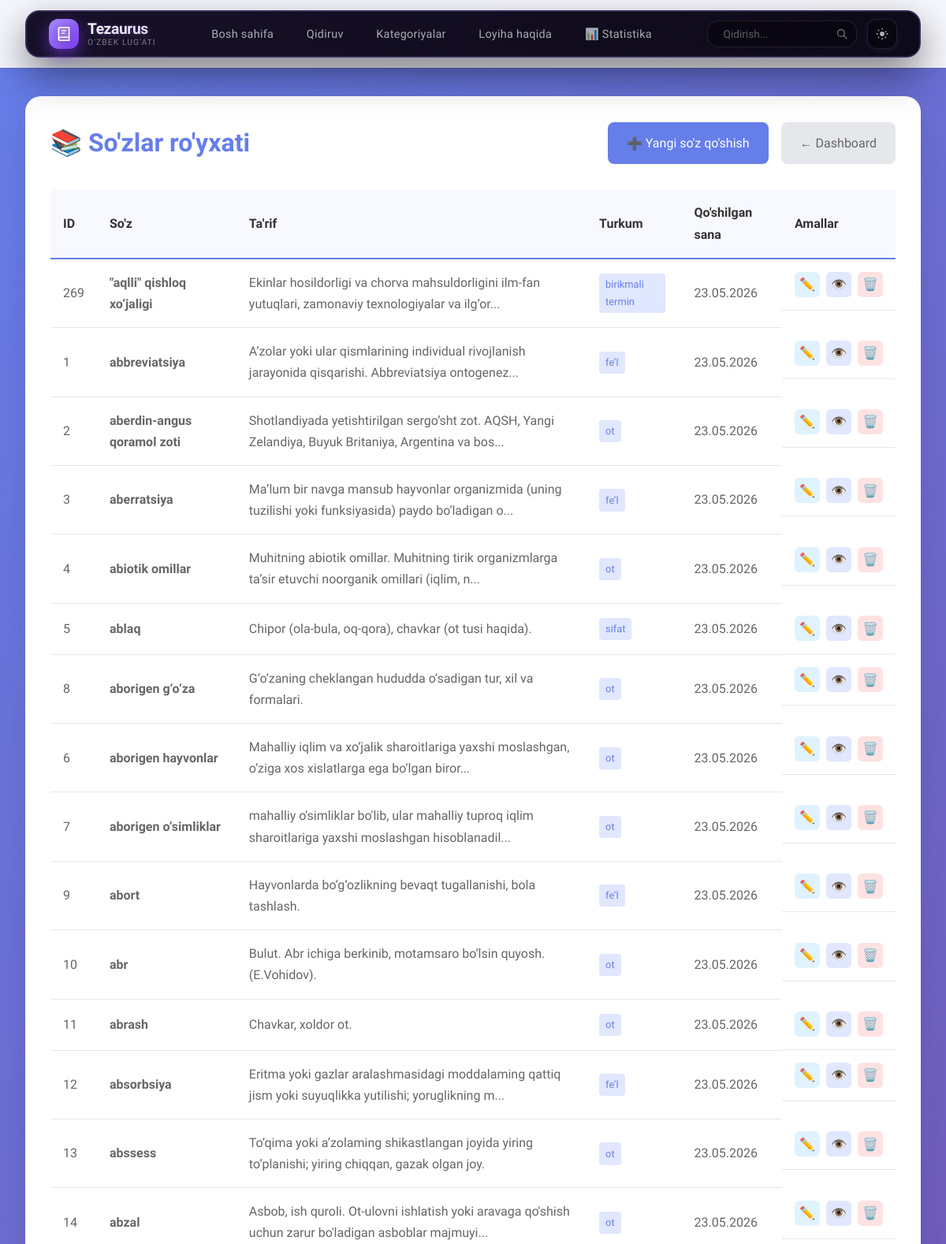
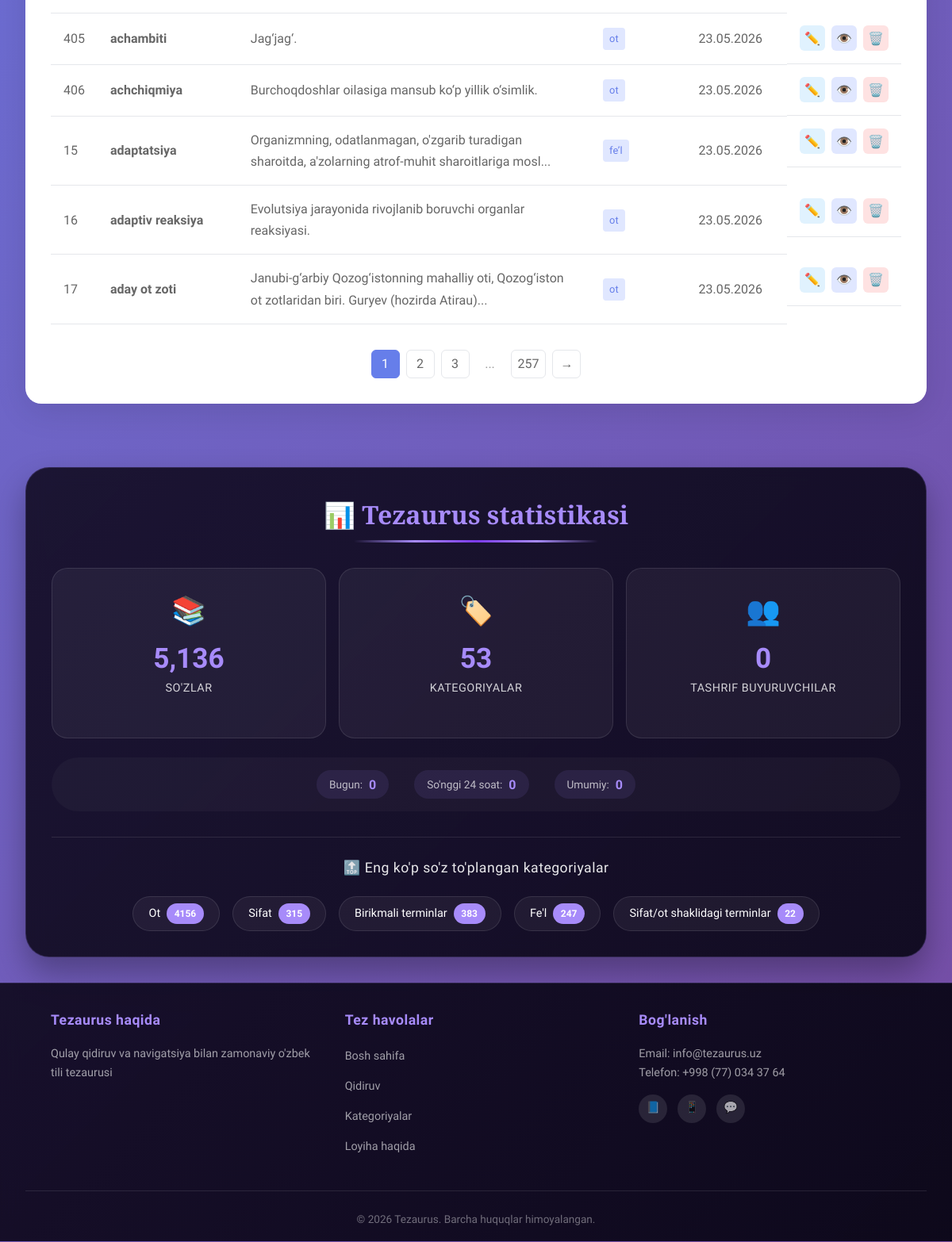
/admin/words (signed in), run on the app's committed database (2 pictures, top to bottom).
### models.py (models this page shows, shortened)
class Word(db.Model):
    id = db.Column(db.Integer, primary_key=True)
    word = db.Column(db.String(100), nullable=False, index=True)  # unique=True ni olib tashladik!
    definition = db.Column(db.Text, nullable=False)
    etymology = db.Column(db.Text)
    translation_en = db.Column(db.String(200))
    categories = db.relationship('WordCategory', backref='word_item', lazy='dynamic', cascade='all, delete-orphan')
    synonyms = db.relationship('WordSynonym', backref='word_item', lazy='dynamic', cascade='all, delete-orphan')
    antonyms = db.relationship('WordAntonym', backref='word_item', lazy='dynamic', cascade='all, delete-orphan')
    hyperonyms = db.relationship('WordHyperonym', backref='word_item', lazy='dynamic', cascade='all, delete-orphan')
    hyponyms = db.relationship('WordHyponym', backref='word_item', lazy='dynamic', cascade='all, delete-orphan')
    holonyms = db.relationship('WordHolonym', backref='word_item', lazy='dynamic', cascade='all, delete-orphan')
    meronyms = db.relationship('WordMeronym', backref='word_item', lazy='dynamic', cascade='all, delete-orphan')
    homonyms = db.relationship('WordHomonym', backref='word_item', lazy='dynamic', cascade='all, delete-orphan')
    paronyms = db.relationship('WordParonym', backref='word_item', lazy='dynamic', cascade='all, delete-orphan')
    usage_areas = db.relationship('WordUsageArea', backref='word_item', lazy='dynamic', cascade='all, delete-orphan')
    created_at = db.Column(db.DateTime, default=datetime.utcnow)
    updated_at = db.Column(db.DateTime, default=datetime.utcnow, onupdate=datetime.utcnow)

class WordCategory(db.Model):
    __tablename__ = 'word_category'
    id = db.Column(db.Integer, primary_key=True)
    word_id = db.Column(db.Integer, db.ForeignKey('word.id'), nullable=False)
    category = db.Column(db.String(50), nullable=False, index=True)

### admin.py (the view)
@admin_bp.route('/words')
@admin_required
def words():
    page = request.args.get('page', 1, type=int)
    words = Word.query.order_by(Word.word).paginate(page=page, per_page=20)
    return render_template('admin/words.html', words=words)

### admin.py (called while the page is built)
def admin_required(f):
    @wraps(f)
    def decorated_function(*args, **kwargs):
        if not current_user.is_authenticated or not current_user.is_admin:
            flash('Bu sahifaga kirish uchun admin huquqlari kerak', 'danger')
            return redirect(url_for('admin.login'))
        return f(*args, **kwargs)
    return decorated_function

@admin_bp.context_processor
def inject_now():
    return {'now': datetime.now}

@admin_bp.context_processor
def inject_admin_data():
    return {
        'words_count': Word.query.count()
    }

### app.py (called while the page is built)
@login_manager.user_loader
def load_user(user_id):
    from models import User
    return User.query.get(int(user_id))

@app.before_request
def track_visit():
    pass  # Временно отключено для стабильности

@app.context_processor
def inject_globals():
    from models import Word, WordCategory, WordSynonym
    try:
        total_words = Word.query.count()
        total_categories = db.session.query(WordCategory.category).distinct().count()
        total_synonyms = WordSynonym.query.count()
    except Exception:
        total_words = total_categories = total_synonyms = 0
    return dict(
        is_admin=False,
        current_user=None,
        total_words=total_words,
        total_categories=total_categories,
        total_synonyms=total_synonyms
    )

### templates/admin/words.html (shortened to what this page needs)
{% extends "base.html" %}
{% block content %}
<div class="admin-words-container">
    <div class="admin-header">
        <h1>📚 So'zlar ro'yxati</h1>
        <div class="admin-actions">
            <a href="{{ url_for('admin.add_word') }}" class="btn-primary">➕ Yangi so'z qo'shish</a>
            <a href="{{ url_for('admin.dashboard') }}" class="btn-secondary">← Dashboard</a>
        </div>
    </div>
    <div class="words-table-container">
        <table class="words-table">
            <thead>
                <tr>
                    <th>ID</th>
                    <th>So'z</th>
                    <th>Ta'rif</th>
                    <th>Turkum</th>
                    <th>Qo'shilgan sana</th>
                    <th>Amallar</th>
                </tr>
            </thead>
            <tbody>
                {% for word in words.items %}
                <tr>
                    <td>{{ word.id }}</td>
                    <td><strong>{{ word.word }}</strong></td>
                    <td>{{ word.definition[:100] }}{% if word.definition|length > 100 %}...{% endif %}</td>
                    <td>
                        {% for cat in word.categories[:2] %}
                            <span class="category-badge">{{ cat.category }}</span>
                        {% endfor %}
                    </td>
                    <td>{{ word.created_at.strftime('%d.%m.%Y') }}</td>
                    <td class="actions">
                        <a href="{{ url_for('admin.edit_word', word_id=word.id) }}" class="action-btn edit" title="Tahrirlash">✏️</a>
                        <a href="{{ url_for('word_detail', word=word.word) }}" class="action-btn view" title="Ko'rish" target="_blank">👁️</a>
                        <a href="{{ url_for('admin.delete_word', word_id=word.id) }}"
                           class="action-btn delete"
                           title="O'chirish"
                           onclick="return confirm('Bu so\'zni o\'chirishni tasdiqlaysizmi?')">🗑️</a>
                    </td>
                </tr>
                {% endfor %}
            </tbody>
        </table>
    </div>
    {% if words.pages > 1 %}
    <div class="pagination">
        {% for page_num in words.iter_pages(left_edge=1, right_edge=1, left_current=2, right_current=2) %}
            {% if page_num %}
                {% if page_num == words.page %}
                    <span class="page-link current">{{ page_num }}</span>
                {% else %}
                    <a href="{{ url_for('admin.words', page=page_num) }}" class="page-link">{{ page_num }}</a>
                {% endif %}
            {% else %}
                <span class="page-link dots">...</span>
            {% endif %}
        {% endfor %}
        {% if words.has_next %}
            <a href="{{ url_for('admin.words', page=words.next_num) }}" class="page-link">→</a>
        {% endif %}
    </div>
    {% endif %}
</div>
{% endblock %}

### static/css/style.css (style rules this page uses)
:root { --primary: #667eea; --primary-dark: #4f46e5; --primary-light: #a5b4fc; --accent: #f59e0b; --bg-body: linear-gradient(135deg, #667eea 0%, #764ba2 100%); --bg-card: #ffffff; --bg-card-alt: #f8f9ff; --text-main: #1a1a2e; --text-muted: #6b7280; --border: #e5e7eb; --shadow-sm: 0 2px 8px rgba(102, 126, 234, 0.12); --shadow-md: 0 8px 30px rgba(102, 126, 234, 0.18); --shadow-lg: 0 20px 60px rgba(102, 126, 234, 0.25); --navbar-bg: rgba(255, 255, 255, 0.95); --footer-bg: #1a1a2e; --radius: 16px; --font-display: 'Playfair Display', Georgia, serif; --font-body: 'DM Sans', system-ui, sans-serif; --transition: 0.3s cubic-bezier(0.4, 0, 0.2, 1); }
*, *::before, *::after { margin: 0; padding: 0; box-sizing: border-box; }
body { font-family: var(--font-body); line-height: 1.7; color: var(--text-main); background: var(--bg-body); min-height: 100vh; display: flex; flex-direction: column; transition: background var(--transition), color var(--transition); }

### templates/base.html (style rules this page uses)
* { margin: 0; padding: 0; box-sizing: border-box; }
body { font-family: 'Sora', sans-serif; background: linear-gradient(135deg, #667eea 0%, #764ba2 100%); min-height: 100vh; padding-top: 90px; display: flex; flex-direction: column; }

### templates/admin/words.html (style rules this page uses)
.admin-words-container { background: white; border-radius: 20px; padding: 2rem; box-shadow: 0 10px 40px rgba(0,0,0,0.1); }
.admin-header { display: flex; justify-content: space-between; align-items: center; margin-bottom: 2rem; flex-wrap: wrap; gap: 1rem; }
.admin-header h1 { color: #667eea; font-size: 2rem; }
.admin-actions { display: flex; gap: 1rem; }
.btn-primary { padding: 0.8rem 1.5rem; background: #667eea; color: white; text-decoration: none; border-radius: 8px; transition: all 0.3s; }
.btn-secondary { padding: 0.8rem 1.5rem; background: #e5e7eb; color: #666; text-decoration: none; border-radius: 8px; transition: all 0.3s; }
.words-table-container { overflow-x: auto; }
.words-table { width: 100%; border-collapse: collapse; }
.words-table th { background: #f8f9ff; padding: 1rem; text-align: left; color: #333; font-weight: 600; border-bottom: 2px solid #667eea; }
.words-table td { padding: 1rem; border-bottom: 1px solid #e5e7eb; color: #666; }
.category-badge { display: inline-block; padding: 0.2rem 0.5rem; background: #e0e7ff; color: #667eea; border-radius: 4px; font-size: 0.8rem; margin-right: 0.3rem; }
.actions { display: flex; gap: 0.5rem; }
.action-btn { display: inline-flex; align-items: center; justify-content: center; width: 32px; height: 32px; border-radius: 6px; text-decoration: none; transition: all 0.3s; }
.action-btn.edit { background: #e0f2fe; color: #0284c7; }
.action-btn.view { background: #e0e7ff; color: #667eea; }
.action-btn.delete { background: #fee2e2; color: #ef4444; }
.pagination { display: flex; justify-content: center; gap: 0.5rem; margin-top: 2rem; }
.page-link { display: inline-flex; align-items: center; justify-content: center; min-width: 36px; height: 36px; padding: 0 0.5rem; border: 1px solid #e5e7eb; border-radius: 6px; color: #666; text-decoration: none; transition: all 0.3s; }
.page-link.current { background: #667eea; color: white; border-color: #667eea; }
.page-link.dots { border: none; color: #999; }

### data on the page
Word: id "269", word "\"aqlli\" qishloq xo‘jaligi", definition "Ekinlar hosildorligi va chorva mahsuldorligini ilm-fan yutuqlari, zamonaviy texnologiyalar va ilg‘or", created_at "23.05.2026"
WordCategory: category "birikmali termin"
Word: id "1", word "abbreviatsiya", definition "A’zolar yoki ular qismlarining individual rivojlanish jarayonida qisqarishi. Abbreviatsiya ontogenez", created_at "23.05.2026"
WordCategory: category "fe’l"
Word: id "2", word "aberdin-angus qoramol zoti", definition "Shotlandiyada yetishtirilgan sergo’sht zot. AQSH, Yangi Zelandiya, Buyuk Britaniya, Argentina va bos", created_at "23.05.2026"
WordCategory: category "ot"
Word: id "3", word "aberratsiya", definition "Ma’lum bir navga mansub hayvonlar organizmida (uning tuzilishi yoki funksiyasida) paydo bo‘ladigan o", created_at "23.05.2026"
WordCategory: category "fe’l"
Word: id "4", word "abiotik omillar", definition "Muhitning abiotik omillar. Muhitning tirik organizmlarga ta’sir etuvchi noorganik omillari (iqlim, n", created_at "23.05.2026"
WordCategory: category "ot"
Word: id "5", word "ablaq", definition "Chipor (ola-bula, oq-qora), chavkar (ot tusi haqida).", created_at "23.05.2026"
WordCategory: category "sifat"
Word: id "8", word "aborigen g‘o‘za", definition "G‘o‘zaning cheklangan hududda o‘sadigan tur, xil va formalari.", created_at "23.05.2026"
WordCategory: category "ot"
Word: id "6", word "aborigen hayvonlar", definition "Mahalliy iqlim va xo‘jalik sharoitlariga yaxshi moslashgan, o‘ziga xos xislatlarga ega bo‘lgan biror", created_at "23.05.2026"
WordCategory: category "ot"
Word: id "7", word "aborigen o‘simliklar", definition "mahalliy o'simliklar bo'lib, ular mahalliy tuproq iqlim sharoitlariga yaxshi moslashgan hisoblanadil", created_at "23.05.2026"
WordCategory: category "ot"
Word: id "9", word "abort", definition "Hayvonlarda bo‘g‘ozlikning bevaqt tugallanishi, bola tashlash.", created_at "23.05.2026"
WordCategory: category "fe’l"
Word: id "10", word "abr", definition "Bulut. Abr ichiga berkinib, motamsaro bo‘lsin quyosh. (E.Vohidov).", created_at "23.05.2026"
WordCategory: category "ot"
Word: id "11", word "abrash", definition "Chavkar, xoldor ot.", created_at "23.05.2026"
WordCategory: category "ot"
Word: id "12", word "absorbsiya", definition "Eritma yoki gazlar aralashmasidagi moddalaming qattiq jism yoki suyuqlikka yutilishi; yoruglikning m", created_at "23.05.2026"
WordCategory: category "fe’l"
Word: id "13", word "abssess", definition "To‘qima yoki a’zolaming shikastlangan joyida yiring to’planishi; yiring chiqqan, gazak olgan joy.", created_at "23.05.2026"
WordCategory: category "ot"
Word: id "14", word "abzal", definition "Asbob, ish quroli. Ot-ulovni ishlatish yoki aravaga qo'shish uchun zarur bo'ladigan asboblar majmuyi", created_at "23.05.2026"
WordCategory: category "ot"
Word: id "405", word "achambiti", definition "Jag‘jag‘.", created_at "23.05.2026"
WordCategory: category "ot"
Word: id "406", word "achchiqmiya", definition "Burchoqdoshlar oilasiga mansub ko‘p yillik o‘simlik.", created_at "23.05.2026"
WordCategory: category "ot"
Word: id "15", word "adaptatsiya", definition "Organizmning, odatlanmagan, o'zgarib turadigan sharoitda, a'zolarning atrof-muhit sharoitlariga mosl", created_at "23.05.2026"
WordCategory: category "fe’l"
Word: id "16", word "adaptiv reaksiya", definition "Evolutsiya jarayonida rivojlanib boruvchi organlar reaksiyasi.", created_at "23.05.2026"
WordCategory: category "ot"
Word: id "17", word "aday ot zoti", definition "Janubi-g‘arbiy Qozog‘istonning mahalliy oti, Qozog‘iston ot zotlaridan biri. Guryev (hozirda Atirau)", created_at "23.05.2026"
WordCategory: category "ot"

### other printed values
{{ page_num }} "1"
{{ page_num }} "2" "3" "257"
